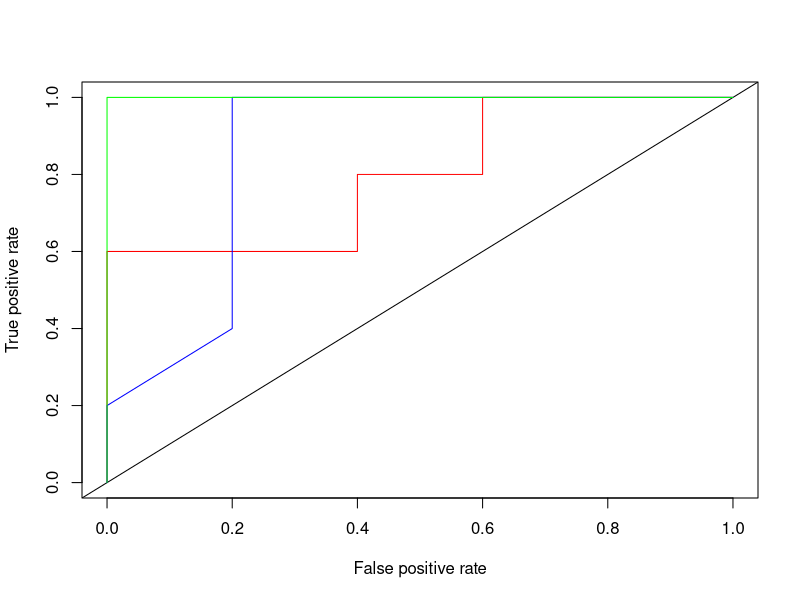

Reproduce this figure in R.
#Model 1 - Red, Model 2 - Blue, Dominant Model - Green

library(ROCR)
#Build the ROC Curves based on the models
actual<-c("p","p","n","p","n","p","n","n","p","n")
prob1<-c(0.52, 0.95, 0.55, 0.70,0.45,0.40,0.55,0.30,0.65,0.35)
prob2<-c(0.75,0.80,0.30,0.40,0.20,0.55,0.75,0.35,0.40,0.25)
hwdata<-data.frame(actual,prob1, prob2)
hwdata
pred1<-prediction(hwdata$prob1, hwdata$actual)
pred2<-prediction(hwdata$prob2, hwdata$actual)
perf1<-performance(pred1, measure="tpr",x.measure="fpr")
perf2<-performance(pred2, measure="tpr",x.measure="fpr")
plot(perf1,col="red")
abline(a=0,b=1)
plot(perf2,add=TRUE, col="blue")
auc_obj1<-performance(pred1, "auc")
auc_obj1@y.values
auc_obj2<-performance(pred2, "auc")
auc_obj2@y.values

#Almost perfect model
hwdata$actual<-c("p","p","p","p","p","n","n","n","n","n")
hwdata$prob3<-c(0.99,0.98,0.97,0.96,0.95,0.05,0.04,0.03,0.02,0.01)
pred3<-prediction(hwdata$prob3, hwdata$actual)
perf3<-performance(pred3, measure="tpr",x.measure="fpr")
plot(perf3,add=TRUE, col="green")
auc_obj3<-performance(pred3, "auc")




auc_obj3@y.values
